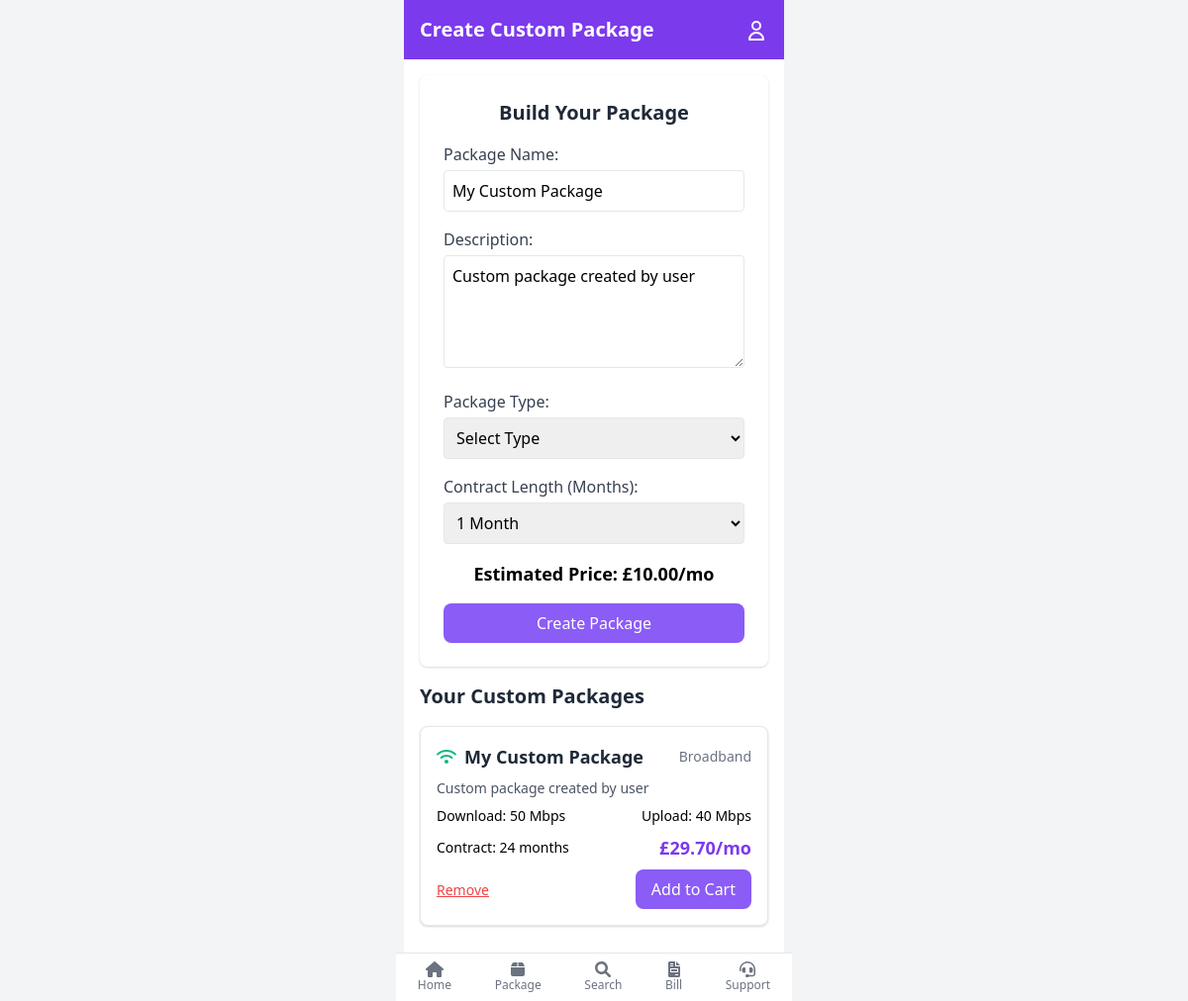
The page /custom_package.php (signed in) on the database its author committed.
### tables this page shows
CREATE TABLE `custom_package` (
  `PackageID` int(11) NOT NULL,
  `PackageName` varchar(255) DEFAULT NULL,
  `Description` text DEFAULT NULL,
  `Type` varchar(100) DEFAULT NULL,
  `Price` decimal(10,2) DEFAULT NULL,
  `FreeMinutes` int(11) DEFAULT NULL,
  `FreeSMS` int(11) DEFAULT NULL,
  `FreeGB` decimal(10,2) DEFAULT NULL,
  `old_price` decimal(10,2) DEFAULT NULL,
  `Contract` varchar(255) DEFAULT NULL,
  `IsPopular` tinyint(1) DEFAULT NULL,
  `DownloadSpeed` varchar(50) DEFAULT NULL,
  `UploadSpeed` varchar(50) DEFAULT NULL,
  `SetupFee` decimal(10,2) DEFAULT NULL,
  `Brand` varchar(100) DEFAULT NULL,
  `Rating` decimal(3,2) DEFAULT NULL,
  `UpfrontCost` decimal(10,2) DEFAULT NULL,
  `CustomerID` int(11) DEFAULT NULL
);

### custom_package.php (called while the page is built, shortened)
<?php
include './Include/database.php';
include './models/CustomPackage.php';
$custom_package = new CustomPackage($pdo);
$cart_types = [];
$custom_packages = $custom_package->readByCustomer($_SESSION['customer_id'])->fetchAll(PDO::FETCH_ASSOC);
include './templates/custom_package.html.php';
include './layout-mobile.html.php';
?>

### models/CustomPackage.php (called while the page is built, shortened)
<?php
class CustomPackage {
    private $conn;
    private $table_name = "custom_package";
    public function __construct($db) {
        $this->conn = $db;
    }
    public function readByCustomer($customerID) {
        $query = "SELECT * FROM " . $this->table_name . " WHERE CustomerID = ?";
        $stmt = $this->conn->prepare($query);
        $stmt->bindParam(1, $customerID);
        $stmt->execute();
        return $stmt;
    }
}
?>

### templates/custom_package.html.php (the view, shortened to what this page needs)
<header class="bg-purple-600 text-white p-4 flex justify-between items-center">
    <h1 class="text-xl font-bold">Create Custom Package</h1>
    <div>
        <a href="profile.php" class="text-white">
            <svg class="w-6 h-6 inline" fill="none" stroke="currentColor" viewBox="0 0 24 24">
                <path stroke-linecap="round" stroke-linejoin="round" stroke-width="2" d="M16 7a4 4 0 11-8 0 4 4 0 018 0zM12 14a7 7 0 00-7 7h14a7 7 0 00-7-7z"/>
            </svg>
        </a>
    </div>
</header>
<main class="p-4">
    <div class="bg-white p-6 rounded-lg shadow mb-4">
        <h2 class="text-xl font-bold text-gray-800 mb-4 text-center">Build Your Package</h2>
        <form method="POST" action="custom_package.php" class="space-y-4" onsubmit="return validateForm()">
            <div>
                <label for="package_name" class="block text-gray-700 font-medium mb-1">Package Name:</label>
                <input type="text" name="package_name" id="package_name" value="My Custom Package" required class="w-full p-2 border rounded">
            </div>
            <div>
                <label for="description" class="block text-gray-700 font-medium mb-1">Description:</label>
                <textarea name="description" id="description" class="w-full p-2 border rounded" rows="4">Custom package created by user</textarea>
            </div>
            <div>
                <label for="type" class="block text-gray-700 font-medium mb-1">Package Type:</label>
                <select name="type" id="type" required class="w-full p-2 border rounded" onchange="updateFormFields()">
                    <option value="">Select Type</option>
                </select>
            </div>
            <div>
                <label for="contract" class="block text-gray-700 font-medium mb-1">Contract Length (Months):</label>
                <select name="contract" id="contract" class="w-full p-2 border rounded" onchange="calculatePrice()">
                    <option value="1">1 Month</option>
                </select>
            </div>
            <div class="text-center">
                <p class="text-lg font-bold">Estimated Price: £<span id="estimated_price">10.00</span>/mo</p>
            </div>
            <button type="submit" name="create_package" class="w-full bg-purple-500 text-white py-2 rounded-lg hover:bg-purple-600">Create Package</button>
        </form>
    </div>
    <div class="space-y-4">
        <h2 class="text-xl font-bold text-gray-800 mb-4">Your Custom Packages</h2>
        <?php if (empty($custom_packages)): ?>
            <p class="text-gray-600">You haven't created any custom packages yet.</p>
        <?php else: ?>
            <?php foreach ($custom_packages as $package): ?>
                <div class="bg-white border border-gray-200 rounded-lg p-4 shadow">
                    <div class="flex justify-between items-center mb-2">
                        <div class="flex items-center">
                            <?php
                            $icon_class = '';
                            switch ($package['Type']) {
                                case 'Broadband':
                                    $icon_class = 'fas fa-wifi text-green-500';
                                    break;
                            }
                            ?>
                            <i class="<?php echo $icon_class; ?> mr-2"></i>
                            <h4 class="text-lg font-semibold text-gray-800"><?php echo htmlspecialchars($package['PackageName']); ?></h4>
                        </div>
                        <span class="text-sm text-gray-500"><?php echo htmlspecialchars($package['Type']); ?></span>
                    </div>
                    <p class="text-sm text-gray-600"><?php echo htmlspecialchars($package['Description']); ?></p>
                    <?php if ($package['Type'] === 'Mobile'): ?>
                        <div class="flex justify-between mt-2">
                            <p class="text-sm">Minutes: <?php echo htmlspecialchars($package['FreeMinutes']); ?></p>
                            <p class="text-sm">SMS: <?php echo htmlspecialchars($package['FreeSMS']); ?></p>
                            <p class="text-sm">Data: <?php echo htmlspecialchars($package['FreeGB']); ?> GB</p>
                        </div>
                    <?php elseif ($package['Type'] === 'Broadband'): ?>
                        <div class="flex justify-between mt-2">
                            <p class="text-sm">Download: <?php echo htmlspecialchars($package['DownloadSpeed']); ?> Mbps</p>
                            <p class="text-sm">Upload: <?php echo htmlspecialchars($package['UploadSpeed']); ?> Mbps</p>
                        </div>
                    <?php elseif ($package['Type'] === 'Tablet'): ?>
                        <div class="flex justify-between mt-2">
                            <p class="text-sm">Data: <?php echo htmlspecialchars($package['FreeGB']); ?> GB</p>
                        </div>
                    <?php endif; ?>
                    <div class="flex justify-between items-center mt-2">
                        <p class="text-sm">Contract: <?php echo htmlspecialchars($package['Contract']); ?> months</p>
                        <p class="text-lg font-bold text-purple-600">£<?php echo number_format($package['Price'], 2); ?>/mo</p>
                    </div>
                    <div class="mt-2 flex justify-between items-center">
                        <form method="POST" action="custom_package.php">
                            <button type="submit" name="delete_package" class="text-red-500 text-sm underline hover:text-red-700">Remove</button>
                        </form>
                        <div class="flex space-x-2">
                            <?php if (in_array($package['Type'], $cart_types)): ?>
                                <button class="bg-gray-400 text-white px-4 py-2 rounded-lg cursor-not-allowed" disabled>Package Type Already in Cart</button>
                            <?php else: ?>
                                <a href="cart.php?action=add_custom&id=<?php echo $package['PackageID']; ?>&type=<?php echo $package['Type']; ?>" class="bg-purple-500 text-white px-4 py-2 rounded-lg hover:bg-purple-600">Add to Cart</a>
                            <?php endif; ?>
                        </div>
                    </div>
                </div>
            <?php endforeach; ?>
        <?php endif; ?>
    </div>
</main>

### layout-mobile.html.php (style rules this page uses)
html, body { height: 100%; margin: 0; }

### rows shown on the page
custom_package: PackageName "My Custom Package", Type "Broadband", Description "Custom package created by user", DownloadSpeed "50", UploadSpeed "40", Contract "24", Price "29.70"
